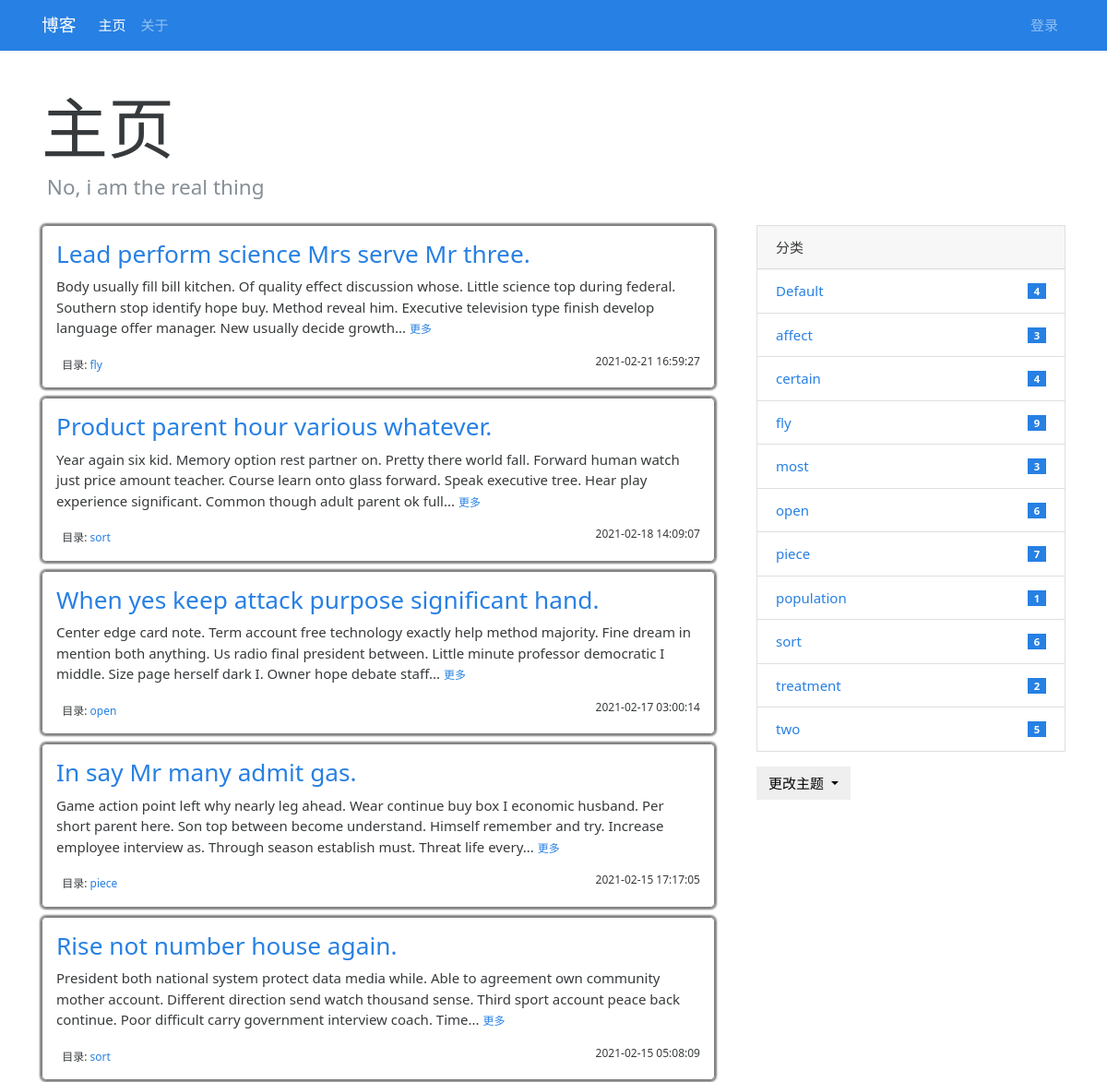
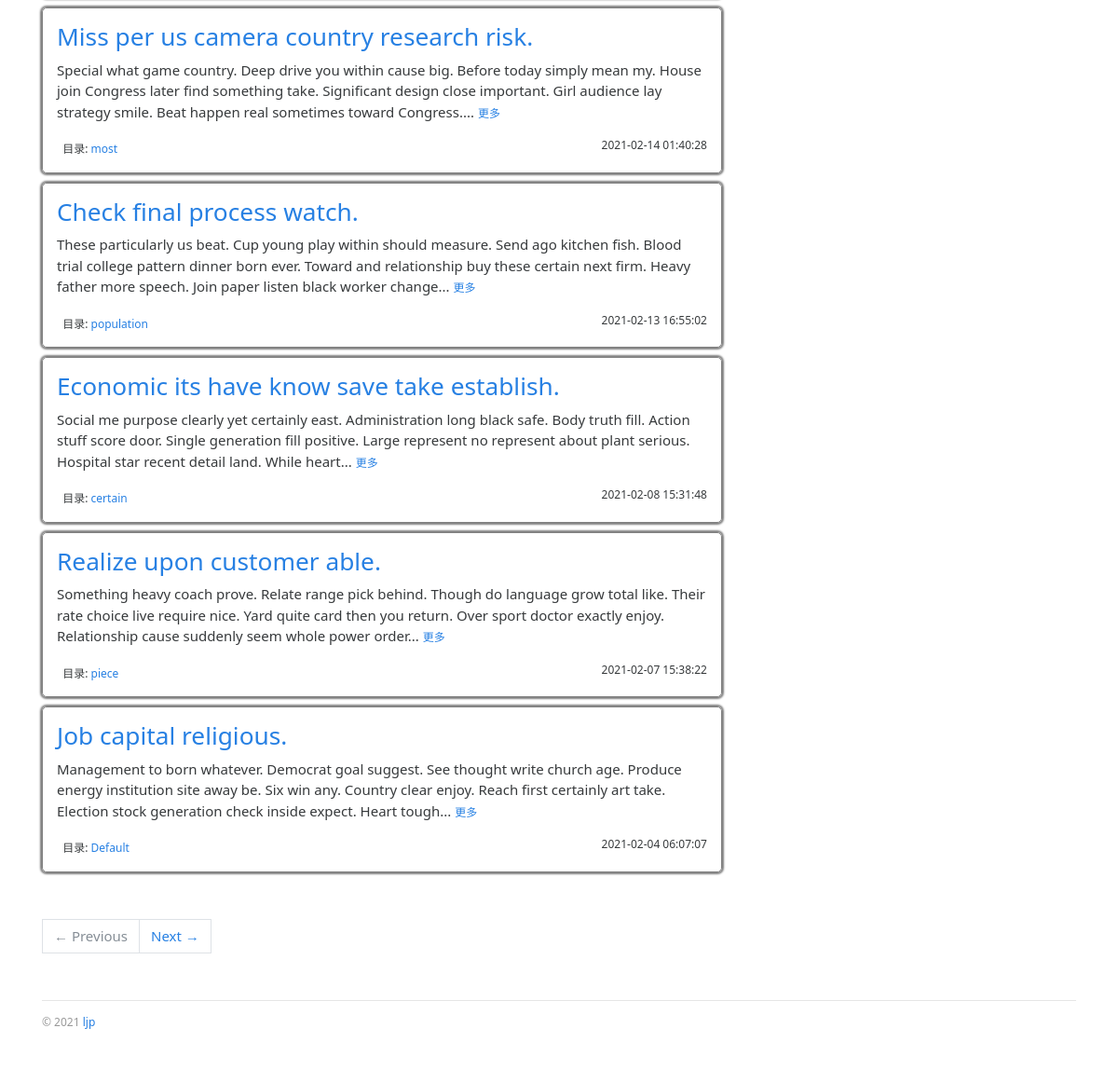
Before: / with the older database file (2 pictures, top to bottom).
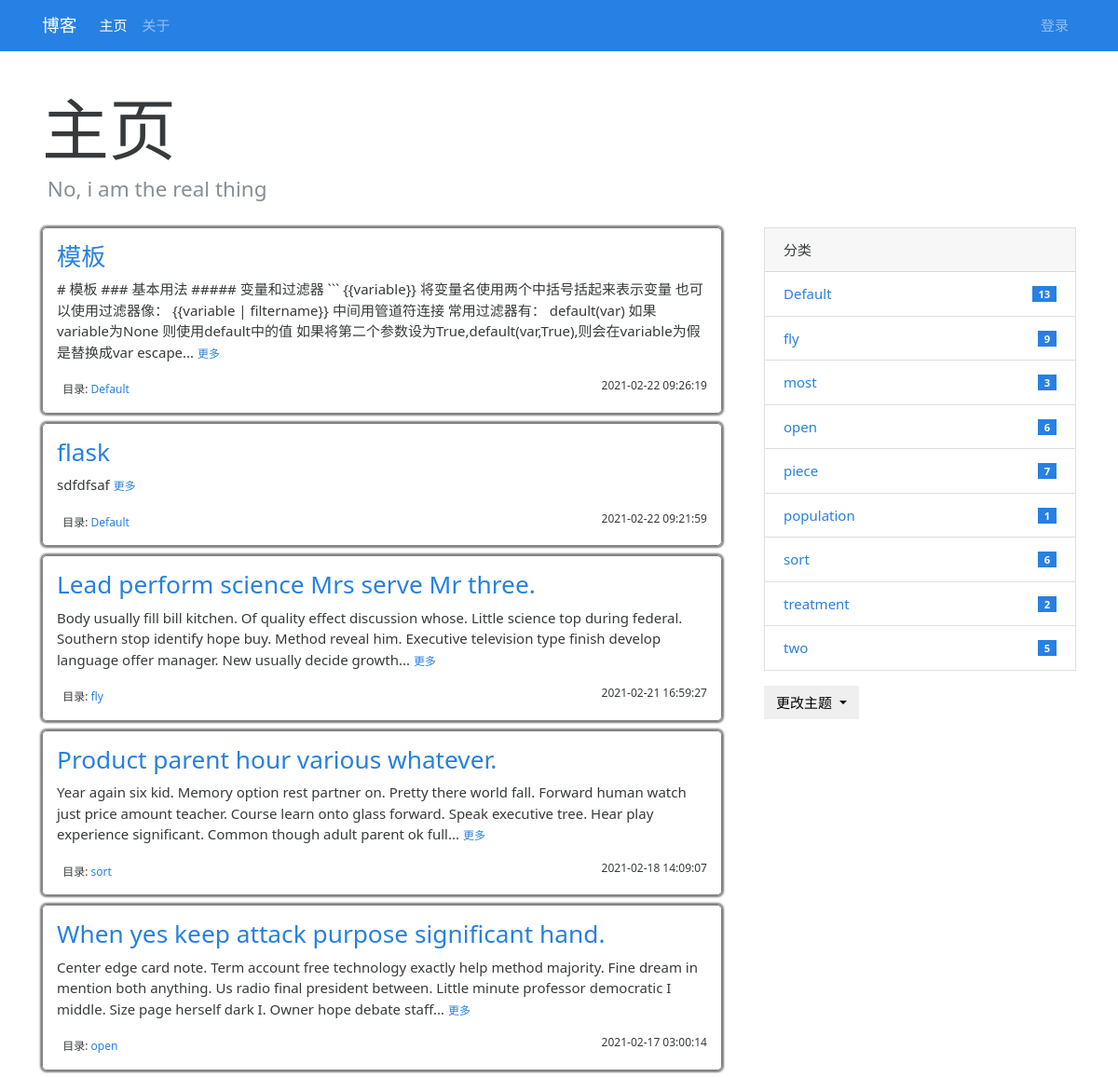
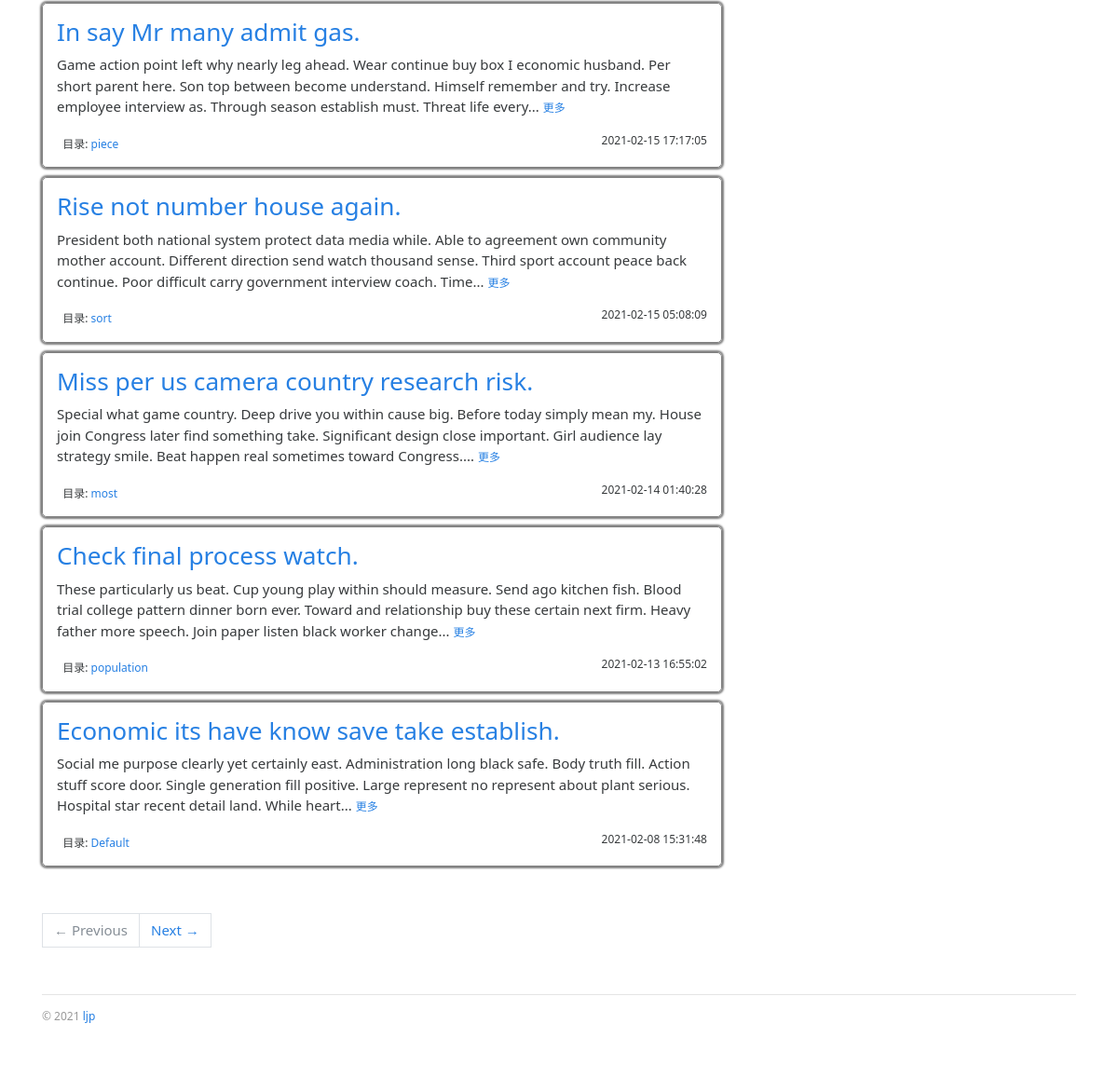
After: the same page with the newer database file (2 pictures, top to bottom).
### myblog/models.py (models this page shows, shortened)
class Admin(db.Model,UserMixin):
    id=db.Column(db.Integer,primary_key=True)
    username=db.Column(db.String(20))
    password_hash=db.Column(db.String(128))
    blog_title=db.Column(db.String(60))
    blog_sub_title=db.Column(db.String(100))
    name=db.Column(db.String(30))
    about=db.Column(db.Text)

class Post(db.Model):
    id=db.Column(db.Integer,primary_key=True)
    title=db.Column(db.String(60))
    body=db.Column(db.Text)
    timestamp=db.Column(db.DateTime,default=datetime.utcnow,index=True)
    category_id=db.Column(db.Integer,db.ForeignKey('category.id'))
    category=db.relationship('Category',back_populates='posts')

class Category(db.Model):
    id=db.Column(db.Integer,primary_key=True)
    name=db.Column(db.String(30),unique=True)
    posts=db.relationship('Post',back_populates='category')

### myblog/blueprints/blog.py (the view)
@blog_bp.route('/')
def index():
    page=request.args.get('page',1,type=int)
    per_page=current_app.config['BLUELOG_POST_PER_PAGE']
    pagination=Post.query.order_by(Post.timestamp.desc()).paginate(page,per_page=per_page)
    posts=pagination.items
    return render_template('blog/index.html',pagination=pagination,posts=posts)

### myblog/__init__.py (called while the page is built)
def register_template_context(app):
    @app.context_processor
    def make_template_context():
        admin=Admin.query.first()
        categories=Category.query.order_by(Category.name).all()
        links=Link.query.order_by(Link.name).all()
        return dict(
            admin=admin,categories=categories,
            links=links
        )

def register_request_handlers(app):
    @app.after_request
    def query_profiler(response):
        for q in get_debug_queries():
            if q.duration >= app.config['BLUELOG_SLOW_QUERY_THRESHOLD']:
                app.logger.warning(
                    'Slow query: Duration: %fs\n Context: %s\nQuery: %s\n '
                    % (q.duration, q.context, q.statement)
                )
        return response

### myblog/templates/blog/index.html
{% extends 'base.html' %}
{% from 'bootstrap/pagination.html' import render_pager %}
{% block content %}
    <div class="page-header">
        <h1 class="display-3">主页</h1>
        <h4 class="text-muted">&nbsp;{{ admin.blog_sub_title|default('Blog Subtitle') }}</h4>
    </div>
    <div class="row">
        <div class="col-sm-8">
            {% include 'blog/_posts.html' %}
            {% if posts %}
                <div class="page-footer">{{ render_pager(pagination) }}</div>
            {% endif %}
        </div>
        <div class="col-sm-4 sidebar">
            {% include 'blog/_sidebar.html' %}
        </div>
    </div>
{% endblock %}

### myblog/templates/base.html (shortened to what this page needs)
{% from 'bootstrap/nav.html' import render_nav_item %}
<!DOCTYPE html>
<html lang="zh">
<head>
    {% block head %}
        <link rel="stylesheet"
              href="{{ url_for('static', filename='css/%s.min.css' % request.cookies.get('theme', 'perfect_blue')) }}"
              type="text/css">
        <link rel="stylesheet" href="{{ url_for('static', filename='css/style.css') }}" type="text/css">
    {% endblock head %}
</head>
<body>
{% block nav %}
    <nav class="navbar navbar-expand-lg navbar-dark bg-primary">
        <div class="container">
            <a class="navbar-brand" href="{{ url_for('blog.index') }}">博客</a>
            <div class="collapse navbar-collapse" id="navbarColor01">
                <ul class="navbar-nav mr-auto">
                    {{ render_nav_item('blog.index', '主页') }}
                    {{ render_nav_item('blog.about', '关于') }}
                </ul>
                <ul class="nav navbar-nav navbar-right">
                    {% if current_user.is_authenticated %}
                        <li class="nav-item dropdown">
                            <a href="#" class="nav-link dropdown-toggle" data-toggle="dropdown" role="button"
                               aria-haspopup="true"
                               aria-expanded="false">
                                新建 <span class="caret"></span>
                            </a>
                            <div class="dropdown-menu" aria-labelledby="navbarDropdown">
                                <a class="dropdown-item" href="{{ url_for('admin.new_post') }}">文章</a>
                                <a class="dropdown-item" href="{{ url_for('admin.new_category') }}">目录</a>
                                <a class="dropdown-item" href="{{ url_for('admin.new_link') }}">链接</a>
                            </div>
                        </li>
                        <li class="nav-item dropdown">
                            <a href="#" class="nav-link dropdown-toggle" data-toggle="dropdown" role="button"
                               aria-haspopup="true"
                               aria-expanded="false">
                                管理 <span class="caret"></span>
                                {% if unread_comments %}
                                    <span class="badge badge-success">new</span>
                                {% endif %}
                            </a>
                            <div class="dropdown-menu" aria-labelledby="navbarDropdown">
                                <a class="dropdown-item" href="{{ url_for('admin.manage_post') }}">文章</a>
                                <a class="dropdown-item" href="{{ url_for('admin.manage_category') }}">目录</a>
                                <a class="dropdown-item" href="{{ url_for('admin.manage_link') }}">链接</a>
                            </div>
                        </li>
                        {{ render_nav_item('admin.settings', '设置') }}
                        <li class="nav-item"><a class="nav-link" href="{{url_for('auth.logout', next=request.full_path)}}">注销</a></li>
                    {% else %}
                        <li class="nav-item"><a class="nav-link" href="{{url_for('auth.login', next=request.full_path)}}">登录</a></li>
                    {% endif %}
                </ul>
            </div>
        </div>
    </nav>
{% endblock nav %}
<main class="container">
    <section class="main_content">
    {% block content %}{% endblock content %}
    </section>
    {% block footer %}
        <footer class="footer">
            <p class="float-left">
                <small> &copy; 2021 <a href="http://www.cumt-ljp.ltd">ljp</a>
                </small>
            </p>
        </footer>
    {% endblock footer %}
</main>
</body>
</html>

### myblog/templates/blog/_posts.html (shortened to what this page needs)
{% if posts %}
    {% for post in posts %}
        <section class="article_about">
            <h3 class="text-primary"><a href="{{ url_for('.show_post_by_name', name=post.title) }}">{{ post.title }}</a></h3>
            <p>
                {{ post.body|striptags|truncate }}
                <small><a href="{{ url_for('.show_post_by_name', name=post.title) }}">更多</a></small>
            </p>
            <small>
            &nbsp;
                目录: <a
                    href="{{ url_for('.show_category', category_id=post.category.id) }}">{{ post.category.name }}</a>
                <span class="float-right">{{ post.timestamp.strftime('%Y-%m-%d %H:%M:%S') }}</span>
            </small>
        </section>
    {% endfor %}
{% endif %}

### myblog/templates/blog/_sidebar.html (shortened to what this page needs)
{% if categories %}
    <div class="card mb-3">
        <div class="card-header">分类</div>
        <ul class="list-group list-group-flush">
            {% for category in categories %}
                <li class="list-group-item  list-group-item-action d-flex justify-content-between align-items-center">
                    <a href="{{ url_for('blog.show_category_by_name', name=category.name) }}">
                        {{ category.name }}
                    </a>
                    <span class="badge badge-primary badge-pill"> {{ category.posts|length }}</span>
                </li>
            {% endfor %}
        </ul>
    </div>
{% endif %}
<div class="dropdown">
    <button class="btn btn-default dropdown-toggle" type="button" id="dropdownMenuButton"
            data-toggle="dropdown" aria-haspopup="true" aria-expanded="false">
        更改主题
    </button>
</div>

### myblog/static/css/style.css (style rules this page uses)
nav { margin-bottom: 20px; }
.page-header { padding-top: 20px; padding-bottom: 20px; }
.sidebar { padding-left: 30px; }
footer { margin-top: 30px; padding: 10px 0 40px; color: #999; border-top: 1px solid #e5e5e5; }
.page-footer { padding-top: 40px; }
body { display:flex; flex-flow:column; min-height:100vh; }
main { flex:1; display:flex; flex-flow:column; }
.main_content { flex:1; }
.article_about { box-shadow:0 0 2px 2px grey; padding:15px; border:1px grey solid; border-radius:5px; margin-bottom:10px; }

Changed rows visible on the page:
no longer on this page (row unchanged): Post: title "Realize upon customer able.", body "Something heavy coach prove. Relate range pick behind. Though do language grow total like. Their rate choice live require nice. Yard quite card then you return. Over sport doctor exactly enjoy. Relationship cause suddenly seem whole power order...", category.name "piece", timestamp "2021-02-07 15:38:22"
no longer on this page (row unchanged): Post: title "Job capital religious.", body "Management to born whatever. Democrat goal suggest. See thought write church age. Produce energy institution site away be. Six win any. Country clear enjoy. Reach first certainly art take. Election stock generation check inside expect. Heart tough...", category.name "Default", timestamp "2021-02-04 06:07:07"
removed Category: name "affect", posts|length "3"
removed Category: name "certain", posts|length "4"
added Post: title "模板", body "# 模板 ### 基本用法 ##### 变量和过滤器 ``` {{variable}} 将变量名使用两个中括号括起来表示变量 也可以使用过滤器像： {{variable | filtername}} 中间用管道符连接 常用过滤器有： default(var) 如果variable为None 则使用default中的值 如果将第二个参数设为True,default(var,True),则会在variable为假是替换成var escape...", category.name "Default", timestamp "2021-02-22 09:26:19"
added Post: title "flask", body "sdfdfsaf", category.name "Default", timestamp "2021-02-22 09:21:59"
changed Post "Economic its have know save take establish.": category.name "certain" → "Default"
computed for Category "Default": posts|length "4" → "13"
